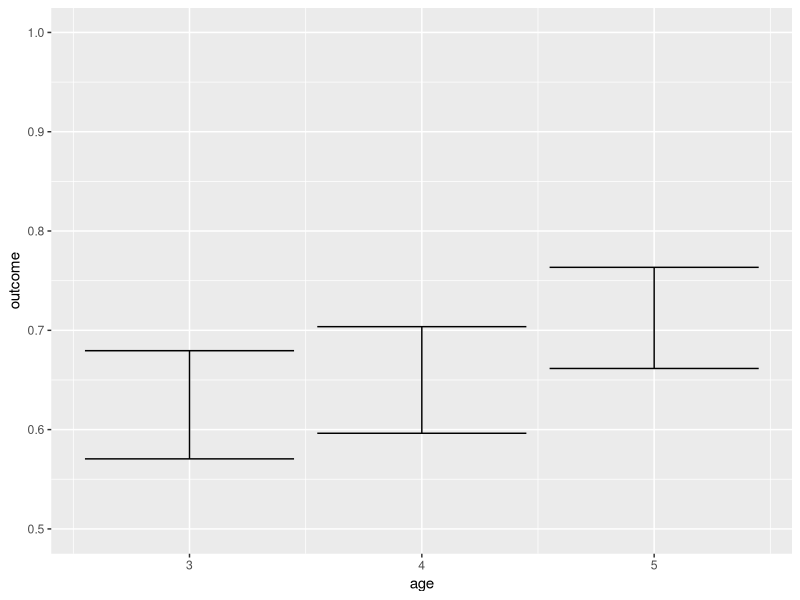

Write R code to recreate this figure.
library(tidyverse)

n_kids <- 10
n_trials <- 8

## success_probs <- c(.65, .7, .75)

success_fun <- function(disc, age) {
  1 / (1 + exp(-age / 3 * disc))
}
ages <- 3:6

disc_values <- seq(.5, 2, length.out = n_trials)

simulate_parameters <- function(n_kids, n_trials) {
  data <- tibble(kid = numeric(), age = numeric(), outcome = numeric(), disc = numeric(), prob_success = numeric())

  for (age in 1:3) {
    for (kid in 1:n_kids) {
      for (trial in 1:n_trials) {
        curr_disc <- disc_values[trial]
        outcome <- rbinom(1, 1, success_fun(curr_disc, age))

        data <- data %>% add_row(age = ages[age], outcome = outcome, kid = kid, disc = curr_disc, prob_success = success_fun(curr_disc, age))
      }
    }
  }

 p <- ggplot(data, aes(age, outcome)) +
    stat_summary(fun.data = mean_se, geom = "errorbar") +
    coord_cartesian(ylim = c(.5, 1))

  show(p)

  model <- aov(outcome ~ age, data = data)
  summary(model)
}

pval <- simulate_parameters(10, 8)
pval
